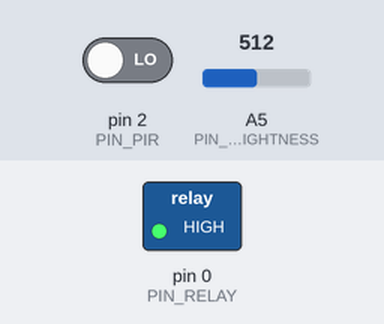
The sketch below on a simulated Arduino Uno, built with avr-gcc and run on an emulated ATmega328P. Parts: switched loads named in the sketch (green lamp = pin HIGH). Inputs (shaded band) come from the test bench; at power-on: pin 2 (PIN_PIR) LOW, A5 (PIN_BRIGHTNESS) = 512.

Above: at 0.1 s.
Timing chart, 0 to 1.6 s (numbered marks = the images above):
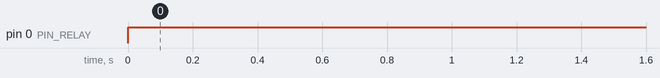

The sketch:

MotionSensor.ino
```cpp
#define PIN_LED 1
#define PIN_PIR 2
#define PIN_RELAY 0
#define PIN_BRIGHTNESS 5

void setup()
{
  pinMode(PIN_RELAY, OUTPUT);
  //pinMode(PIN_LED, OUTPUT);
  pinMode(PIN_PIR, INPUT);
  pinMode(PIN_BRIGHTNESS, INPUT);

  //Serial.begin(9600);
}

void loop()
{
  int pir = digitalRead(PIN_PIR);
  int brightness = analogRead(PIN_BRIGHTNESS);

  //Serial.println(val);

  //digitalWrite(PIN_LED, pir);
  digitalWrite(PIN_RELAY, (pir==HIGH && brightness<50 ? LOW : HIGH));
  delay(10);
}
```

Measured:
- by itself, pin 0 (PIN_RELAY): LOW → HIGH at 0.00 s
